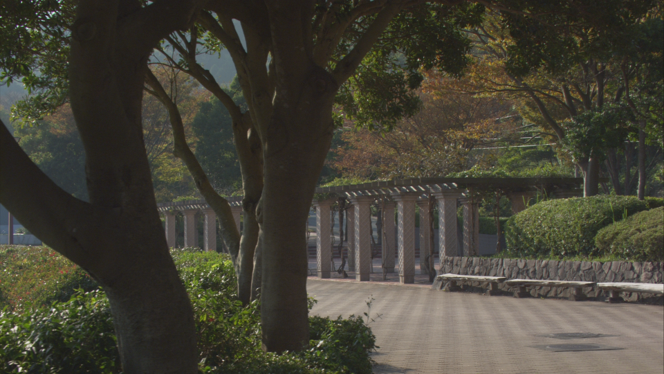
#> input picture L04/img/tree.png, 664 x 374 px, found by its file name
$ python L04_Homework_03.py
#> lines starting #> are read from the running program, lines starting #| are printed output that depends on the picture
import cv2 as cv
import sys
import numpy as np

img=cv.imread('tree.png')
#> img is the input picture: shape (374, 664, 3); mean B, G, R 55.1, 66.8, 69.5

if img is None:
    sys.exit('파일이 존재하지 않습니다.')

rows, cols = img.shape[:2]
#> rows = 374; cols = 664
center = (cols / 2, rows / 2)
#> center = (332, 187)

matrix = cv.getRotationMatrix2D(center, 45, 1.5)
change = cv.warpAffine(img, matrix, (int(cols*1.5),int(rows*1.5)), flags=cv.INTER_LINEAR)
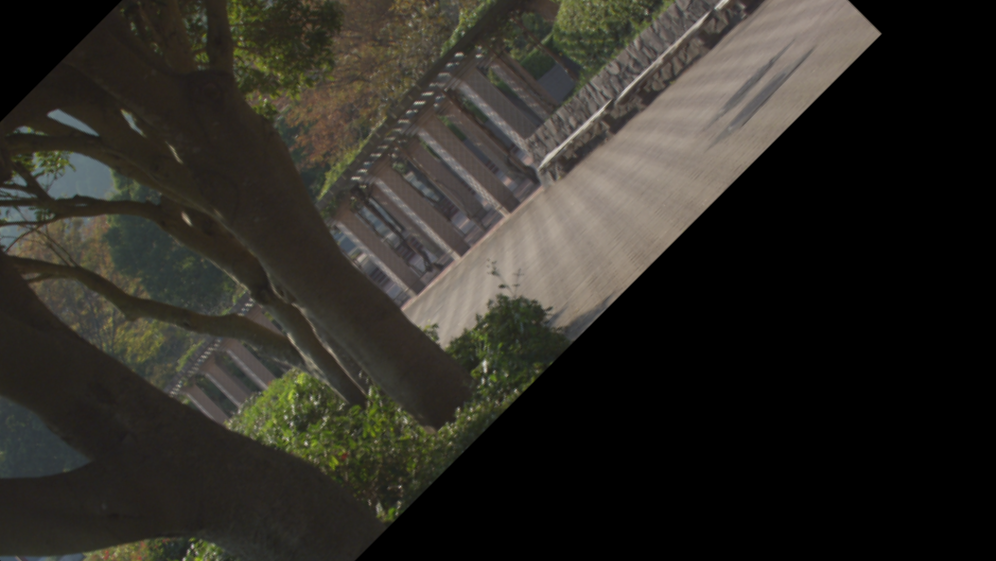
#> change: shape (561, 996, 3); mean B, G, R 37.7, 43.8, 46.1

cv.imshow('Original image', img)
cv.imshow('Change image', change)
cv.waitKey()
cv.destroyAllWindows()

$ run again, with L04/img/rose.png copied over L04/img/tree.png
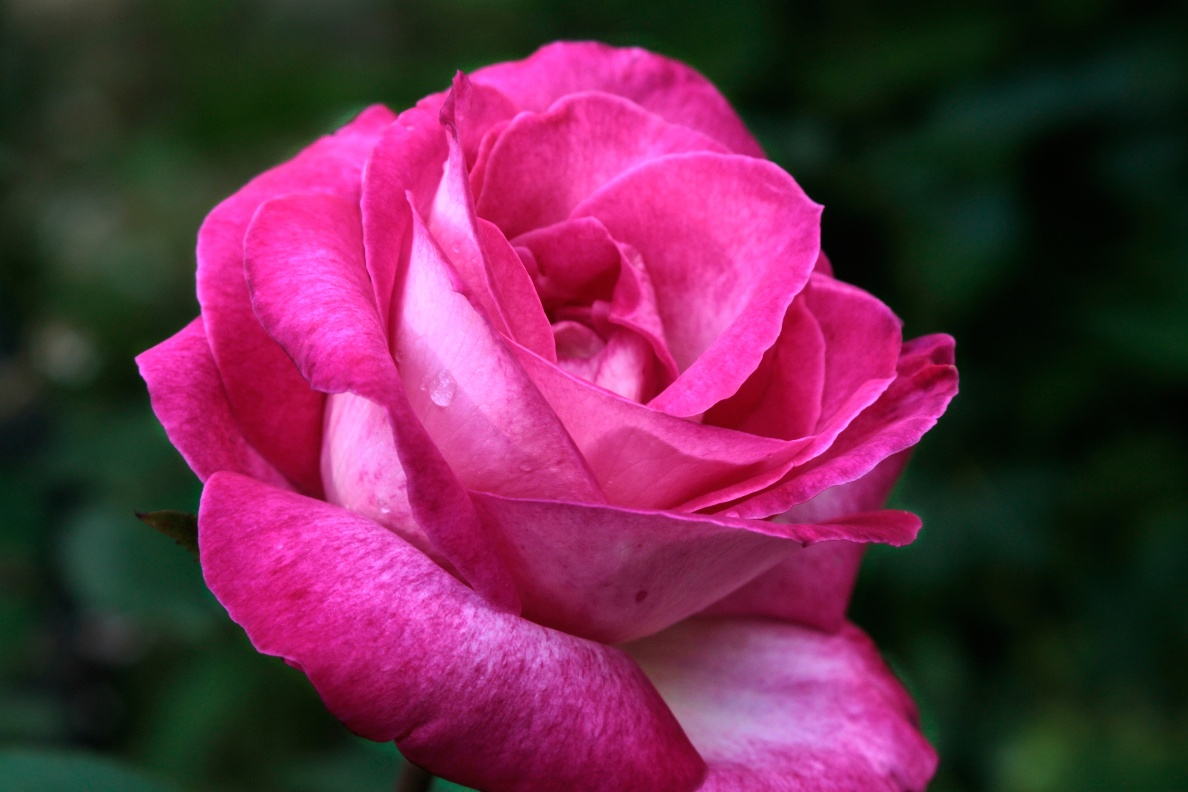
#> input picture L04/img/rose.png, 1188 x 792 px, found by its file name
#> img is the input picture: shape (792, 1188, 3); mean B, G, R 74.2, 43.7, 103.8
#> `change = cv.warpAffine(img, matrix, (int(cols*1.5),int(rows*1.5)), fla..`:
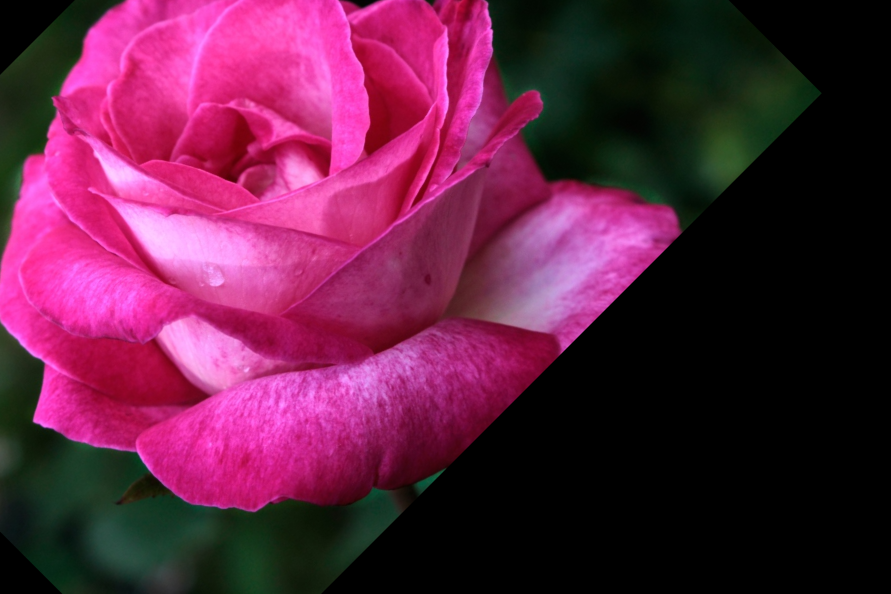
#> change: shape (1188, 1782, 3) (shown at 1/2 size); mean B, G, R 66.7, 32.1, 95.8
